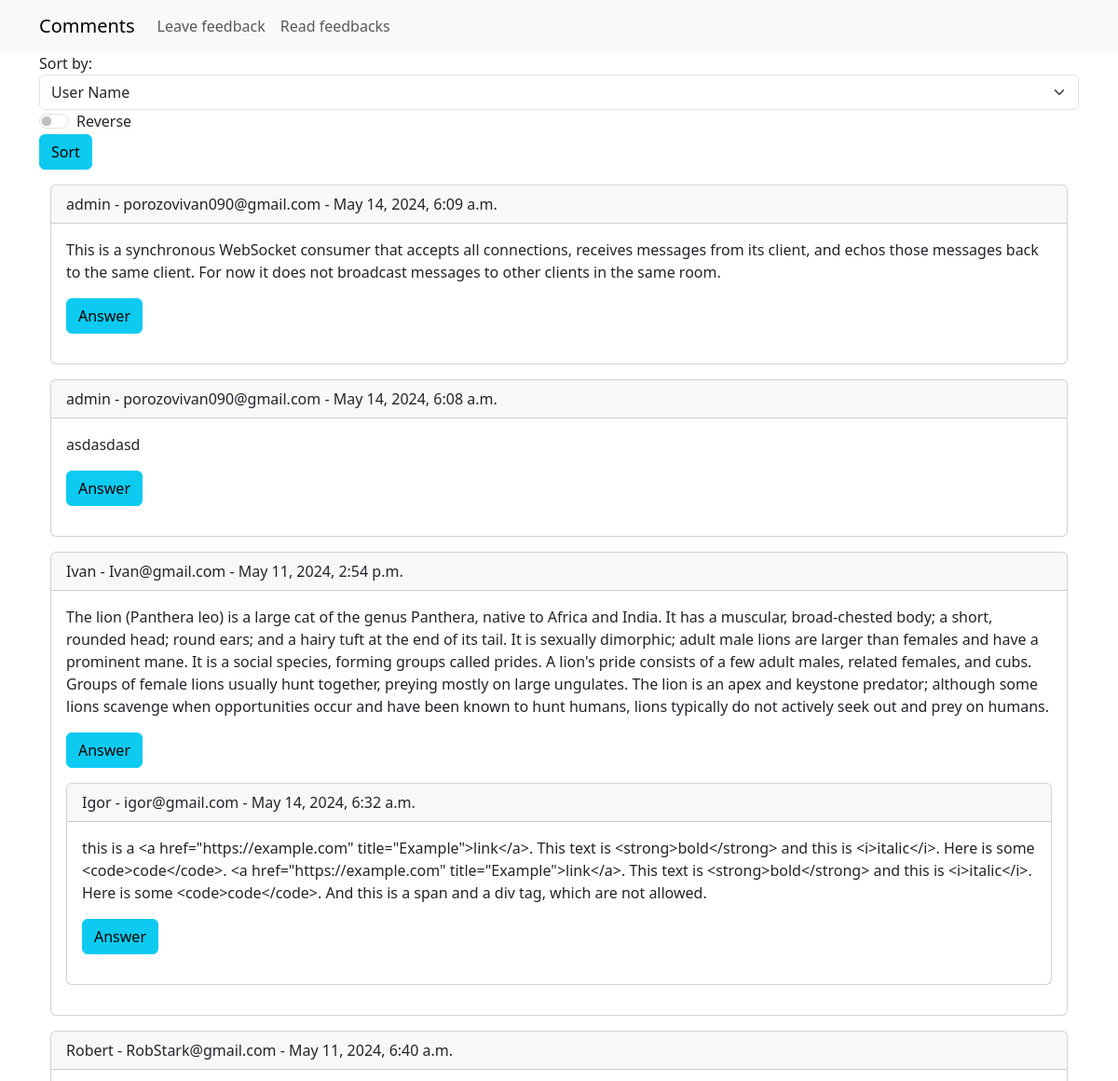
Before: / (upper part) with the older database file.
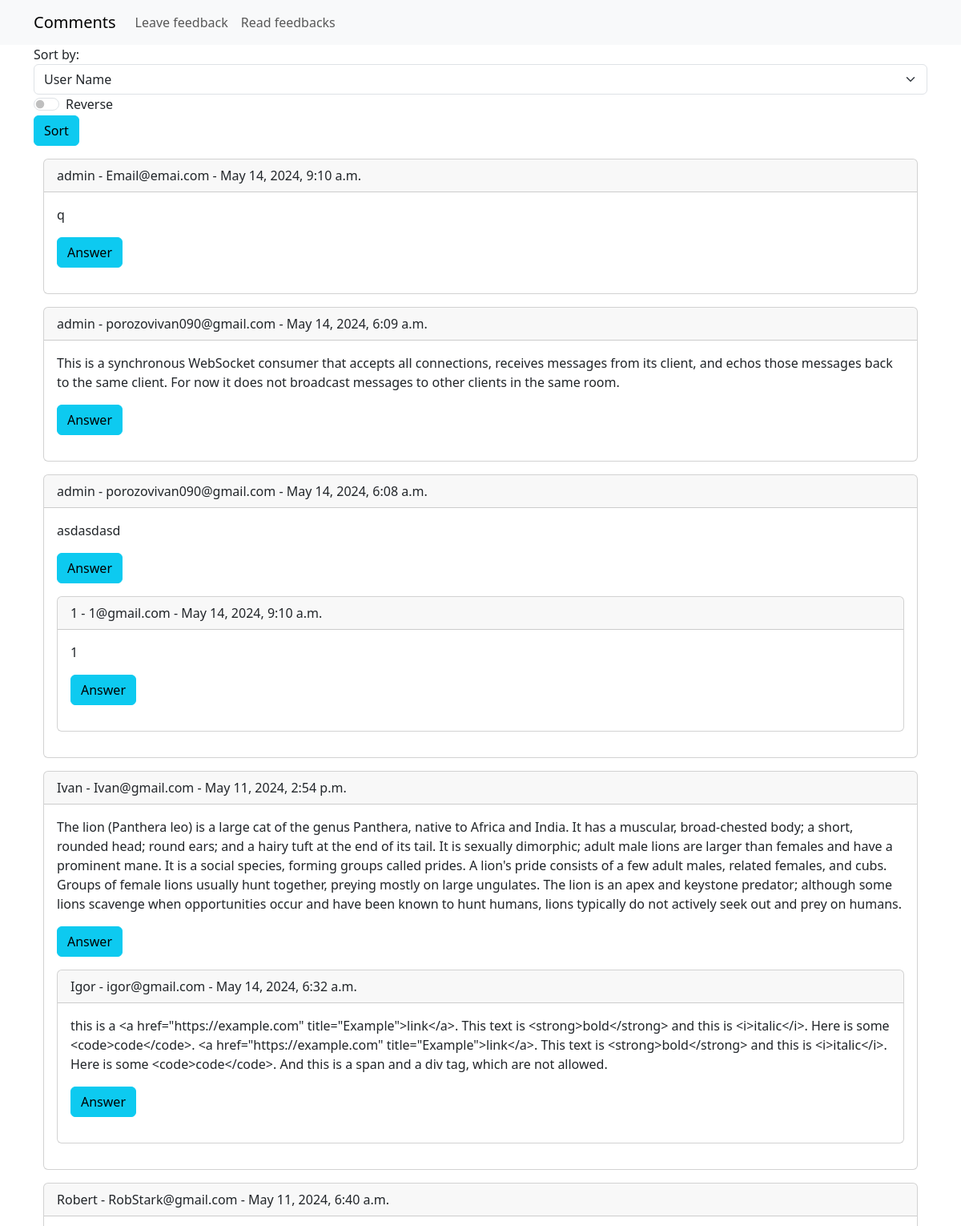
After: the same page with the newer database file.
### fields/models.py (models this page shows, shortened)
class Record(models.Model):
    username = models.CharField(max_length=100, verbose_name='User Name',
                                validators=[RegexValidator(r'^[a-zA-Z0-9]+$')])
    email = models.EmailField(verbose_name='E-mail')
    homepage = models.URLField(verbose_name='Home Page', blank=True, null=True)
    text = models.TextField(verbose_name='Text')
    created_at = models.DateTimeField(auto_now_add=True, verbose_name='Created At')
    parent_comment = models.ForeignKey('self', on_delete=models.CASCADE, related_name='replies', blank=True, null=True)
    class Meta:
        verbose_name = 'Record'
        verbose_name_plural = 'Records'

### fields/views.py (the view)
# urls.py: path('', views.read_comments, name='read_comments'),
def read_comments(request):
    main_comments = Record.objects.filter(parent_comment=None)
    sort_by = request.GET.get('sort_by')
    if sort_by in ['username', 'email', 'created_at']:
        main_comments = main_comments.order_by(sort_by)
    else:
        sort_by = 'created_at'
        main_comments = main_comments.order_by(f'-{sort_by}')
    if request.GET.get('sort_direction') == 'desc':
        main_comments = main_comments.order_by(sort_by)
    else:
        main_comments = main_comments.order_by(f'-{sort_by}')
    paginator = Paginator(main_comments, 25)
    page_number = request.GET.get('page')
    page_obj = paginator.get_page(page_number)
    return render(request, 'read_comments.html', {'page_obj': page_obj})

### fields/templates/read_comments.html (shortened to what this page needs)
{% extends 'base.html' %}
{% block content %}
<div class="container">
    <form method="get" class="mb-3">
        <label for="sort_by">Sort by:</label>
        <select name="sort_by" id="sort_by" class="form-select">
            <option value="username" {% if request.GET.sort_by == 'username' %}selected{% endif %}>User Name</option>
        </select>
        <div class="form-check form-switch">
            <input class="form-check-input" type="checkbox" id="sort_direction" name="sort_direction" value="desc"
                   {% if request.GET.sort_direction == 'desc' %}checked{% endif %}>
            <label class="form-check-label" for="sort_direction">Reverse</label>
        </div>
        <button type="submit" class="btn btn-info">Sort</button>
    </form>
    <div class="container" id="comments">
        {% for record in page_obj %}
        {% if not record.parent_comment_id %}
            {% include 'comment.html' with comment=record %}
        {% endif %}
        {% endfor %}
    </div>
</div>
{% endblock content %}

### fields/templates/comment.html (shortened to what this page needs)
<div class="card mb-3">
    <div class="card-header">
        {{ comment.username }} - {{ comment.email }} - {{ comment.created_at }}
    </div>
    <div class="card-body">
        <p class="card-text">{{ comment.text }}</p>
        <form action="{% url 'add_comment' %}" method="GET">
            <button type="submit" class="btn btn-info">Answer</button>
        </form>
        <div class="mt-3">
            {% for reply in comment.replies.all %}
            {% include 'comment.html' with comment=reply %}
            {% endfor %}
        </div>
    </div>
</div>

Changed rows visible on the page:
added Record: username "admin", email "Email@emai.com", created_at "May 14, 2024, 9:10 a.m.", text "q"
added Record: username "1", email "1@gmail.com", created_at "May 14, 2024, 9:10 a.m.", text "1", shown under "admin"
